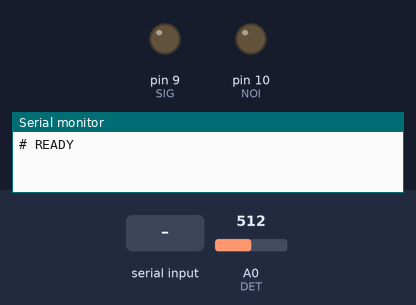
Bench run of a sketch on a simulated Arduino Uno, built with avr-gcc and run on an emulated ATmega328P. Shown: output pins drawn as LEDs (lit = HIGH), the last lines printed to the serial monitor. Dashed ring = blinking. Inputs (shaded band) come from the test bench; at power-on: A0 (DET) = 512. Random numbers use the default seed unless the sketch sets one.

Above: at 1.2 s.
1.3 s: "N" received over Serial
At 1.92 s:
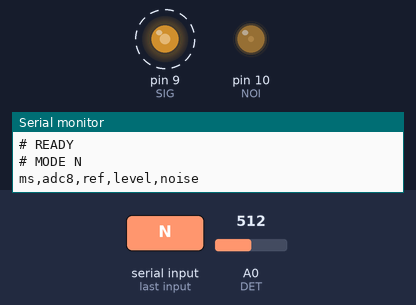
4.3 s: A0 (DET) set to 122
7.3 s: A0 (DET) set to 306
Timing chart, 0 to 16.3 s (numbered marks = the images above; inputs shaded):
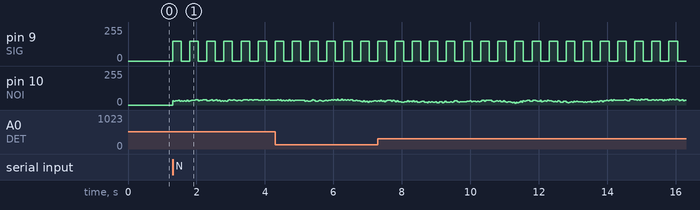

The sketch:

final_recorder.ino
```cpp
// 16-722 final project: recorder (lock-in test signals + noise LED)
//
// Wiring (same as Lab 3):
//   D9  -> 220 ohm -> red LED   (signal, far from the LDR)
//   D10 -> 220 ohm -> white LED (noise, close to the LDR)
//   A0  <- LDR / 10k divider
//
// The PC sends ONE character to start a run:
//   K = calibration: white LED steady at WHITE_FIXED, red steps 0,50,100,150,200,255 (15 s each) -> 90 s
//   N = noise run:   red fixed at 150, white LED noise on                                          -> 60 s
//   1 = large steps   2 = small steps   3 = triangle ramp   4 = slow sine   5 = random walk
//       (white LED noise on)                                                                       -> 60 s each
//
// Output, one CSV line every 5 ms (200 Hz), same format as Lab 3:
//   ms, adc8, ref, level, noise
//   adc8 = sum of 8 readings of A0 (divide by 8 to get 0..1023)
//   ref  = +1/-1 carrier reference (2 Hz square wave)
//   level= commanded red LED amplitude (PWM 0..255)  -> ground truth after calibration
//   noise= commanded white LED PWM

const uint8_t SIG = 9;
const uint8_t NOI = 10;
const uint8_t DET = A0;

const unsigned long TS_US = 5000;            // 200 Hz
const unsigned long CARRIER_HALF_MS = 250;   // 2 Hz carrier
const unsigned long WARMUP_MS = 3000;        // run but do not record
const unsigned long NOISE_UPDATE_MS = 40;

// White-LED noise settings (narrow range chosen from the operating-point sweep)
const int WHITE_FIXED = 30;                  // steady white level in calibration run K
const int RW_MIN = 20;
const int RW_MAX = 40;
const int RW_STEP = 2;                       // random-walk step per update
const int WHITE_AMP = 5;                     // fast flicker, +/- this much

unsigned long durationMs(char m) { return (m == 'K') ? 90000UL : 60000UL; }

int stepLevel(const int *L, unsigned long t, unsigned long stepMs, int n) {
  unsigned long k = t / stepMs;
  if (k >= (unsigned long)n) k = n - 1;
  return L[k];
}

int levelAt(char m, unsigned long t, int walk) {
  static const int LK[6] = {0, 50, 100, 150, 200, 255};
  static const int L1[6] = {60, 255, 60, 255, 150, 60};
  static const int L2[6] = {120, 160, 200, 160, 120, 80};
  switch (m) {
    case 'K': return stepLevel(LK, t, 15000UL, 6);
    case 'N': return 150;
    case '1': return stepLevel(L1, t, 10000UL, 6);
    case '2': return stepLevel(L2, t, 10000UL, 6);
    case '3': {                               // triangle: 50 -> 255 -> 50 over 60 s
      float x = (float)t / 60000.0;
      float tri = 1.0 - fabs(2.0 * x - 1.0);
      return (int)(50 + 205 * tri);
    }
    case '4': return (int)(152 + 100 * sin(2 * PI * (float)t / 20000.0));  // 20 s period
    case '5': return walk;
  }
  return 0;
}

void setup() {
  Serial.begin(115200);
  pinMode(SIG, OUTPUT);
  pinMode(NOI, OUTPUT);
  analogWrite(SIG, 0);
  analogWrite(NOI, 0);
  randomSeed(analogRead(A5));
  Serial.println("# READY");
}

void loop() {
  if (Serial.available()) {
    char c = Serial.read();
    if (c == 'K' || c == 'N' || (c >= '1' && c <= '5')) runExperiment(c);
  }
}

void runExperiment(char mode) {
  const unsigned long total_ms = WARMUP_MS + durationMs(mode);
  Serial.print("# MODE ");
  Serial.println(mode);
  Serial.println("ms,adc8,ref,level,noise");

  unsigned long t0 = millis();
  unsigned long next_us = micros();
  unsigned long next_noise_ms = 0;
  unsigned long next_walk_ms = WARMUP_MS;
  int noise_level = 0;
  int rw = 30;
  int walk = 150;

  while (true) {
    unsigned long t = millis() - t0;
    if (t >= total_ms) break;
    unsigned long t_rec = (t > WARMUP_MS) ? (t - WARMUP_MS) : 0;

    if (t >= next_walk_ms) {                  // random walk of the red level (mode 5)
      walk += random(-20, 21);
      walk = constrain(walk, 40, 255);
      next_walk_ms = t + 500;
    }
    int level = constrain(levelAt(mode, t_rec, walk), 0, 255);

    int8_t ref = ((t / CARRIER_HALF_MS) % 2 == 0) ? 1 : -1;
    analogWrite(SIG, (ref > 0) ? level : 0);

    if (mode == 'K') {
      noise_level = WHITE_FIXED;
      analogWrite(NOI, noise_level);
    } else if (t >= next_noise_ms) {
      rw += random(-RW_STEP, RW_STEP + 1);
      rw = constrain(rw, RW_MIN, RW_MAX);
      int v = rw + random(-WHITE_AMP, WHITE_AMP + 1);
      noise_level = constrain(v, 0, 255);
      analogWrite(NOI, noise_level);
      next_noise_ms = t + NOISE_UPDATE_MS;
    }

    next_us += TS_US;
    while ((long)(micros() - next_us) < 0) { }

    unsigned int sum = 0;
    for (uint8_t i = 0; i < 8; i++) sum += analogRead(DET);

    if (t >= WARMUP_MS) {
      Serial.print(t - WARMUP_MS); Serial.print(',');
      Serial.print(sum); Serial.print(',');
      Serial.print((int)ref); Serial.print(',');
      Serial.print(level); Serial.print(',');
      Serial.println(noise_level);
    }
  }
  analogWrite(SIG, 0);
  analogWrite(NOI, 0);
  Serial.println("# DONE");
}
```

Measured:
- after the input at 1.3 s, pin 9 (SIG): alternates 150/255 for 0.25 s and 0/255 for 0.25 s, starting at once
